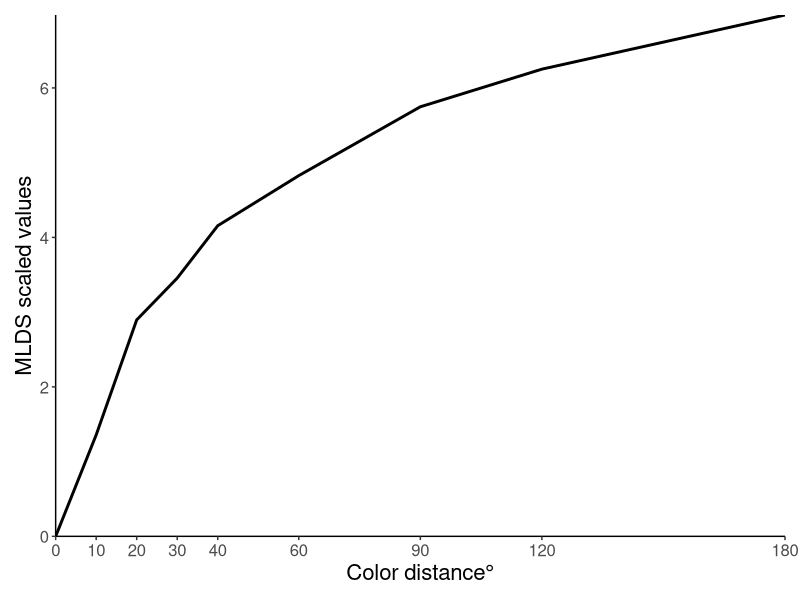

The R source for this figure:
## ---- chunk 1
knitr::opts_knit$set(base.dir = "~/Documents/Git/afchapman.github.io/",
                     base.url = "/")
knitr::opts_chunk$set(echo = TRUE,
                      fig.path = "assets/tutorials/psychscaling/")
library(tidyverse)
## ---- chunk 2
plot_theme <- theme(
  plot.margin = unit(c(.75,.75,.75,.75),'lines'),
  plot.background = element_blank(),
  panel.background = element_blank(),
  panel.grid = element_blank(),
  axis.line = element_line(color = 'black'),
  axis.text = element_text(size = 12),
  axis.title = element_text(size = 16)
)
## ---- chunk 3
data_triad <- read_csv('data_triad.csv', col_types = 'dddldld')
data_quad  <- read_csv('data_quad.csv', col_types = 'dddldld')
## ---- chunk 4
data_triad %>%
  mutate(trialacc = as.numeric(trialacc)) %>%
  head %>%
  knitr::kable()
## ---- chunk 5
data_quad %>%
  mutate(trialacc = as.numeric(trialacc)) %>%
  head %>%
  knitr::kable()
## ---- chunk 6
stim_diffs <- c(0,10,20,30,40,60,90,120,180) # color angle differences used

# first, generate indices for each stim diff to help fill the matrix
data_quad <- data_quad %>%
  mutate(diffTopIdx = match(diffTop, stim_diffs),
         diffBotIdx = match(diffBot, stim_diffs))

quad_mat <- matrix(0, nrow = nrow(data_quad), ncol = length(stim_diffs)) # fill matrix with 0's
colnames(quad_mat) <- paste0("stim",stim_diffs) # give the columns titles

# loop over trials and fill in the matrix
for(ii in 1:nrow(quad_mat)) {
  quad_mat[ii, data_quad$diffTopIdx[ii]] <- -1 # top diffs are -1
  quad_mat[ii, data_quad$diffBotIdx[ii]] <- 1  # bottom diffs are 1
}

quad_mat %>% head # check the first few rows for consistency
## ---- chunk 7
quad_mat <- quad_mat[,-1] # drop the first column
## ---- chunk 8
# model specification
scaling_fit <- glm(data_quad$saidTop ~ quad_mat -1, family = binomial("probit"))
summary(scaling_fit)
## ---- chunk 9
# pull coefficients
scaling_out <- data.frame(colors = stim_diffs,
                          coefs = c(0,coef(scaling_fit)))

scaling_out %>%
  ggplot(aes(x = colors, y = coefs)) +
  geom_line(size = 1) +
  scale_x_continuous("Color distance\u00b0", expand = c(0,0), breaks = stim_diffs) +
  scale_y_continuous("MLDS scaled values", expand = c(0,0)) +
  plot_theme
## ---- chunk 10
data_quad %>%
  filter(diffTop %in% c(0,10), diffBot %in% c(0,10)) %>%
  summarise(acc = mean(trialacc)) %>% .$acc -> quant_0_10

data_quad %>%
  filter(diffTop %in% c(90,180), diffBot %in% c(90,180)) %>%
  summarise(acc = mean(trialacc)) %>% .$acc -> quant_90_180
